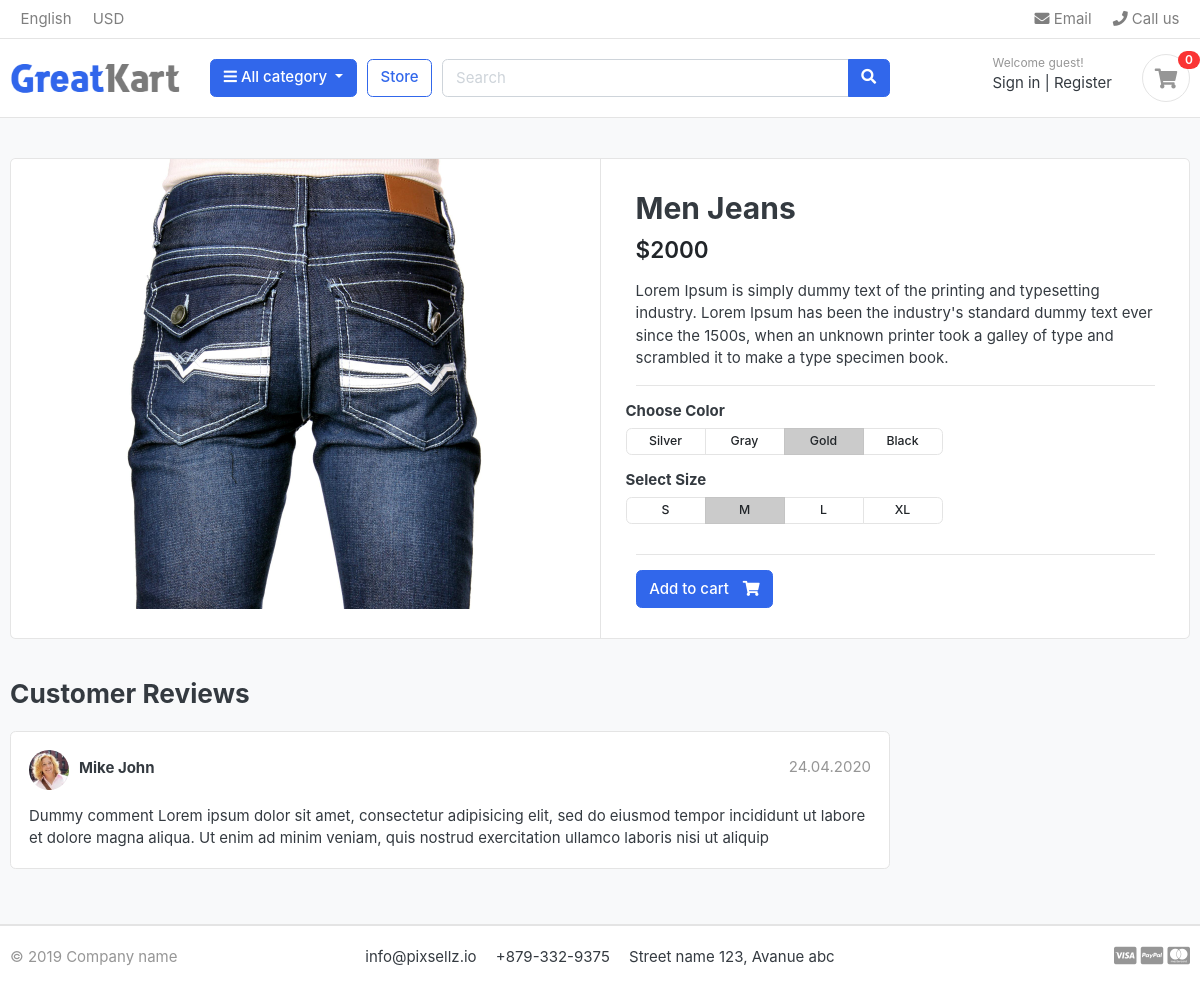
Page /store/jens/men-jeans/ on the committed database.
### store/models.py (models this page shows, shortened)
class Product(models.Model):
    product_name = models.CharField(max_length=200, unique=True)
    slug = models.SlugField(max_length=200,unique=True)
    description = models.TextField(blank=True)
    price = models.IntegerField()
    image = models.ImageField(upload_to='photos/products')
    stock = models.IntegerField()
    category = models.ForeignKey(Category, on_delete=models.CASCADE)
    is_available = models.BooleanField(default=True)
    created_date = models.DateTimeField(auto_now_add=True)
    modified_date = models.DateTimeField(auto_now=True)

### store/views.py (the view)
# urls.py: path('<slug:category_slug>/<slug:product_slug>/', views.product_detail, name="products_detail"),
def product_detail(request, category_slug, product_slug):
    try:
        single_product = Product.objects.get(category__slug=category_slug, slug=product_slug)
    except Exception as e:
        return HttpResponse("Product not found")
    context = {
        'single_product':single_product
    }
    return render(request, "store/product_details.html", context)

### category/context_processor.py (called while the page is built)
def menu_links(request):
    links = Category.objects.all()
    return dict(links = links)

### category/models.py (called while the page is built)
    def get_url(self):
        return reverse('products_by_category',args=[self.slug])

### templates/store/product_details.html
{% extends 'base.html' %}
{% load static %}
{% block body %}
<section class="section-content padding-y bg">
    <div class="container">
    <div class="card">
        <div class="row no-gutters">
            <aside class="col-md-6">
    <article class="gallery-wrap">
        <div class="img-big-wrap">
           <a href=""><img src="{{single_product.image.url}}"></a>
        </div>
    </article>
            </aside>
            <main class="col-md-6 border-left">
    <article class="content-body">
    <h2 class="title">{{single_product.product_name}}</h2>
    <div class="mb-3">
        <var class="price h4">${{single_product.price}}</var>
    </div>
    <p>{{single_product.description}}</p>
    <hr>
        <div class="row">
            <div class="item-option-select">
                <h6>Choose Color</h6>
                <div class="btn-group btn-group-sm btn-group-toggle" data-toggle="buttons">
                  <label class="btn btn-light">
                    <input type="radio" name="radio_color"> Silver
                  </label>
                  <label class="btn btn-light">
                    <input type="radio" name="radio_color" > Gray
                  </label>
                  <label class="btn btn-light active">
                    <input type="radio" name="radio_color checked"> Gold
                  </label>
                  <label class="btn btn-light">
                    <input type="radio" name="radio_color"> Black
                  </label>
                </div>
            </div>
        </div>
        <div class="row">
            <div class="item-option-select">
                <h6>Select Size</h6>
                <div class="btn-group btn-group-sm btn-group-toggle" data-toggle="buttons">
                  <label class="btn btn-light">
                    <input type="radio" name="radio_color"> S
                  </label>
                  <label class="btn btn-light active">
                    <input type="radio" name="radio_color" checked> M
                  </label>
                  <label class="btn btn-light">
                    <input type="radio" name="radio_color"> L
                  </label>
                  <label class="btn btn-light">
                    <input type="radio" name="radio_color"> XL
                  </label>
                </div>
            </div>
        </div>
        <hr>
        {% if single_product.stock <= 0 %}
        <h2>Out of Stock</h2>
        {% else %}
        <a href="./product-detail.html" class="btn  btn-primary"> <span class="text">Add to cart</span> <i class="fas fa-shopping-cart"></i>  </a>
        {% endif %}
    </article>
            </main>
        </div>
    </div>
    <br>
    <div class="row">
                <div class="col-md-9">
        <header class="section-heading">
            <h3>Customer Reviews </h3>
        </header>
        <article class="box mb-3">
            <div class="icontext w-100">
                <img src="./images/avatars/avatar1.jpg" class="img-xs icon rounded-circle">
                <div class="text">
                    <span class="date text-muted float-md-right">24.04.2020 </span>
                    <h6 class="mb-1">Mike John </h6>
                </div>
            </div>
            <div class="mt-3">
                <p>
                    Dummy comment Lorem ipsum dolor sit amet, consectetur adipisicing elit, sed do eiusmod
                    tempor incididunt ut labore et dolore magna aliqua. Ut enim ad minim veniam,
                    quis nostrud exercitation ullamco laboris nisi ut aliquip
                </p>
            </div>
        </article>
        </div>
    </div>
    </div>
    </section>
{% endblock %}

### static/css/ui.css (style rules this page uses)
html { font-family: "Inter", sans-serif; font-size: 15px; }
.content-body { flex: 1 1 auto; padding: 2rem 2.3rem; }
.img-xs, .img-sm, .img-md, .img-lg { -o-object-fit: cover; object-fit: cover; flex-shrink: 0; flex-grow: 0; }
.img-xs { width: 40px; height: 40px; }
.padding-y { padding-top: 40px; padding-bottom: 40px; }
var { font-style: normal; }
article:after, .form-group:after { display: block; clear: both; content: ""; }
.bg { background-color: #f8f9fa; }
.section-heading { margin-bottom: 20px; margin-top: 15px; }
p:last-child { margin-bottom: 0; }
.btn-light { background-color: #fff; border-color: #e4e4e4; }
.btn .text + i { margin-left: 10px; }
.icontext { display: inline-flex; align-items: center; vertical-align: middle; }
.icontext .text { width: 100%; line-height: 1.2; }
.icontext .icon { position: relative; margin-right: 10px; flex-shrink: 0; flex-grow: 0; }
.price { font-weight: 600; color: #212529; }
.box { padding: 18px; background: #fff; border-radius: 0.37rem; border: 1px solid #e4e4e4; }
.box img { max-width: 100%; }
.gallery-wrap .img-big-wrap { margin-bottom: 10px; border-radius: 0.37rem; overflow: hidden; background-color: #fff; }
.gallery-wrap .img-big-wrap a { text-align: center; display: block; }
.gallery-wrap .img-big-wrap img { height: 450px; width: auto; display: inline-block; }
.item-option-select { margin-bottom: 1rem; display: inline-block; margin-right: 15px; }
.item-option-select .btn { min-width: 80px; }

### rows in the picture
Product: image (picture), product_name "Men Jeans", price "2000", description "Lorem Ipsum is simply dummy text of the printing and typesetting industry. Lorem Ipsum has been the industry's standard dummy text ever since the 1500s, when an unknown printer took a galley of type and scrambled it to make a type specimen book."
